Frame 1 (no input): blank canvas, image omitted
Frame 60 (the mouse pressed at the canvas centre just before this capture): blank canvas, image omitted
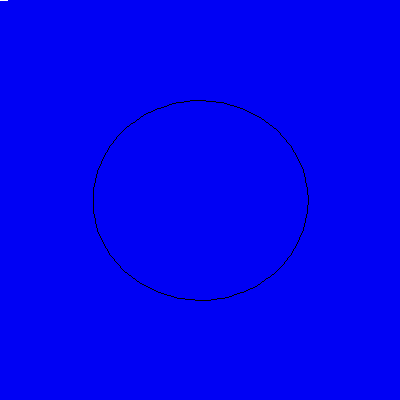
Frame 120 (the mouse held since frame 60 and released just before this capture)

The Processing sketch whose frames 1 and 60 were blank and that drew this single picture after the mouse press (run headless with seeded random() and noise(); from frame 60 on, the mouse is pressed at the canvas centre):

// Processing sketch: processing_96831
// ── processing_96831.pde

void setup() {
  size(400, 400);
  noSmooth();
  fill(500);
  background(500);
}

void draw() {
  if (mousePressed) {
    stroke(0);
  } else {
    stroke(255);
  }
  ellipse(mouseX-0, mouseY, mouseX+15, mouseY); 
}
